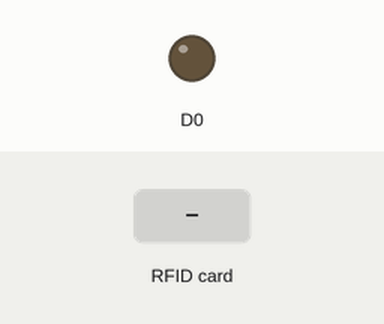
A sketch run on a simulated ESP8266 (NodeMCU). Shown: output pins drawn as LEDs (lit = HIGH). The test bench sets the inputs (shaded band). WiFi joins after 1.5 s; servers stay silent unless stated; what the sketch prints to the serial monitor is not drawn.

Above: at 2.7 s.
2.8 s: RFID card 5E 7A 19 C4 held to the reader
At 4.5 s:
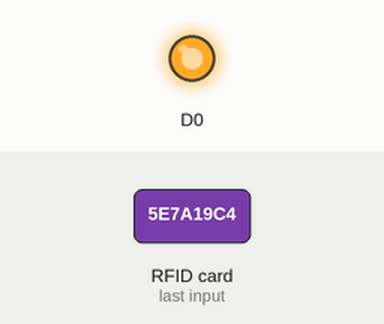
Timing chart, 0 to 6.2 s (numbered marks = the images above; inputs shaded):
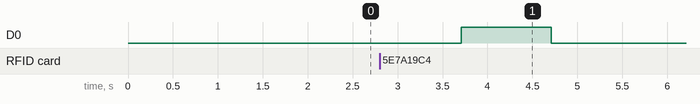

The sketch:

sketch_dec9a.ino
```cpp
#include <Arduino.h>
#if defined(ESP32)
  #include <WiFi.h>
#elif defined(ESP8266)
  #include <ESP8266WiFi.h>
#endif
#include <Firebase_ESP_Client.h>

//Provide the token generation process info.
#include "addons/TokenHelper.h"
//Provide the RTDB payload printing info and other helper functions.
#include "addons/RTDBHelper.h"

// Insert your network credentials
#define WIFI_SSID "mizzo"
#define WIFI_PASSWORD "mizzo123"

// Insert Firebase project API Key
#define API_KEY "AIzaSyBfOft8VnMgNQ2p7cdlGwhWzuYN4rGhAas"

// Insert RTDB URLefine the RTDB URL */
#define DATABASE_URL "https://iot-attendancetracker-default-rtdb.europe-west1.firebasedatabase.app/"

//Define Firebase Data object
FirebaseData fbdo;

FirebaseAuth auth;
FirebaseConfig config;

unsigned long sendDataPrevMillis = 0;
int count = 0;
bool signupOK = false;

#include <SPI.h>
#include <MFRC522.h>

constexpr uint8_t RST_PIN = D3;     // Configurable, see typical pin layout above
constexpr uint8_t SS_PIN = D4;     // Configurable, see typical pin layout above

MFRC522 rfid(SS_PIN, RST_PIN); // Instance of the class
MFRC522::MIFARE_Key key;

String tag;

void setup(){
  Serial.begin(115200);
  SPI.begin(); // Init SPI bus
  rfid.PCD_Init(); // Init MFRC522
  WiFi.begin(WIFI_SSID, WIFI_PASSWORD);
  Serial.print("Connecting to Wi-Fi");
  while (WiFi.status() != WL_CONNECTED){
    Serial.print(".");
    delay(300);
  }
  Serial.println();
  Serial.print("Connected with IP: ");
  Serial.println(WiFi.localIP());
  Serial.println();
  pinMode(D0, OUTPUT);
  /* Assign the api key (required) */
  config.api_key = API_KEY;

  /* Assign the RTDB URL (required) */
  config.database_url = DATABASE_URL;

  /* Sign up */
  if (Firebase.signUp(&config, &auth, "", "")){
    Serial.println("ok");
    signupOK = true;
  }
  else{
    Serial.printf("%s\n", config.signer.signupError.message.c_str());
  }

  /* Assign the callback function for the long running token generation task */
  config.token_status_callback = tokenStatusCallback; //see addons/TokenHelper.h

  Firebase.begin(&config, &auth);
  Firebase.reconnectWiFi(true);
}

void loop(){
  if (Firebase.ready() && signupOK && (millis() - sendDataPrevMillis > 1000 || sendDataPrevMillis == 0)){

    sendDataPrevMillis = millis();

    if ( ! rfid.PICC_IsNewCardPresent())
    return;
    if (rfid.PICC_ReadCardSerial()) {
    for (byte i = 0; i < 4; i++) {
      tag += rfid.uid.uidByte[i];
    }
    Serial.println(tag);
  if (Firebase.RTDB.setString(&fbdo, "Data/ID", tag)){
      Serial.println("PASSED");
      Serial.println("PATH: " + fbdo.dataPath());
      Serial.println("TYPE: " + fbdo.dataType());
      digitalWrite(D0, HIGH);  // turn the LED on (HIGH is the voltage level)
      delay(1000);                      // wait for a second
      digitalWrite(D0, LOW);
    }
    else {
      Serial.println("FAILED");
      Serial.println("REASON: " + fbdo.errorReason());
    }
    tag = "";
    rfid.PICC_HaltA();
    rfid.PCD_StopCrypto1();
  }

  }
}
```

Measured:
- after the input at 2.8 s, D0: LOW → HIGH after 0.91 s, → LOW 1.0 s later
